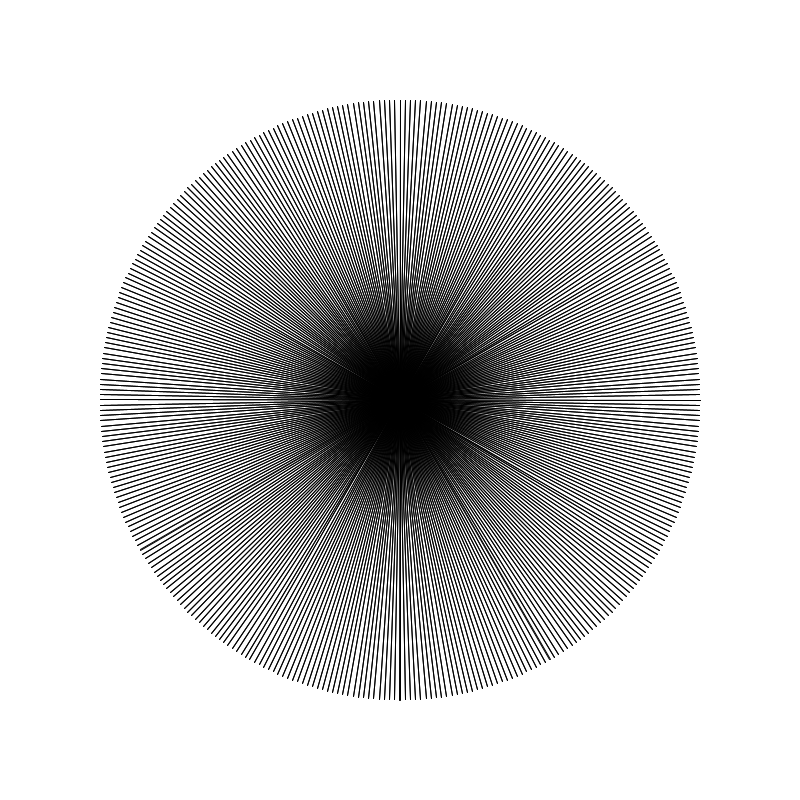
Frame 1 (no input)
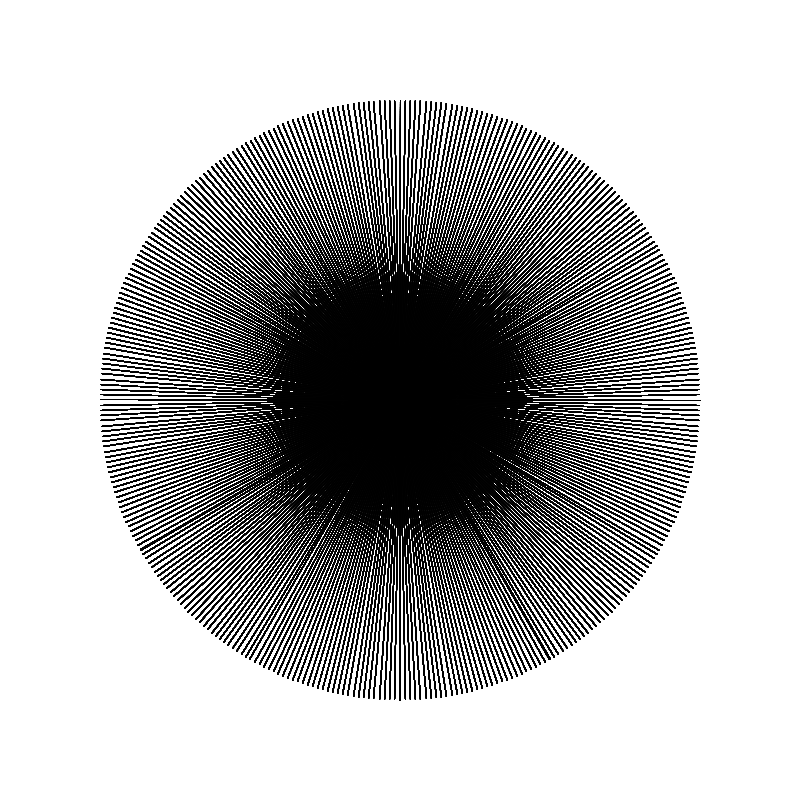
Frame 60 (the mouse pressed at the canvas centre just before this capture)
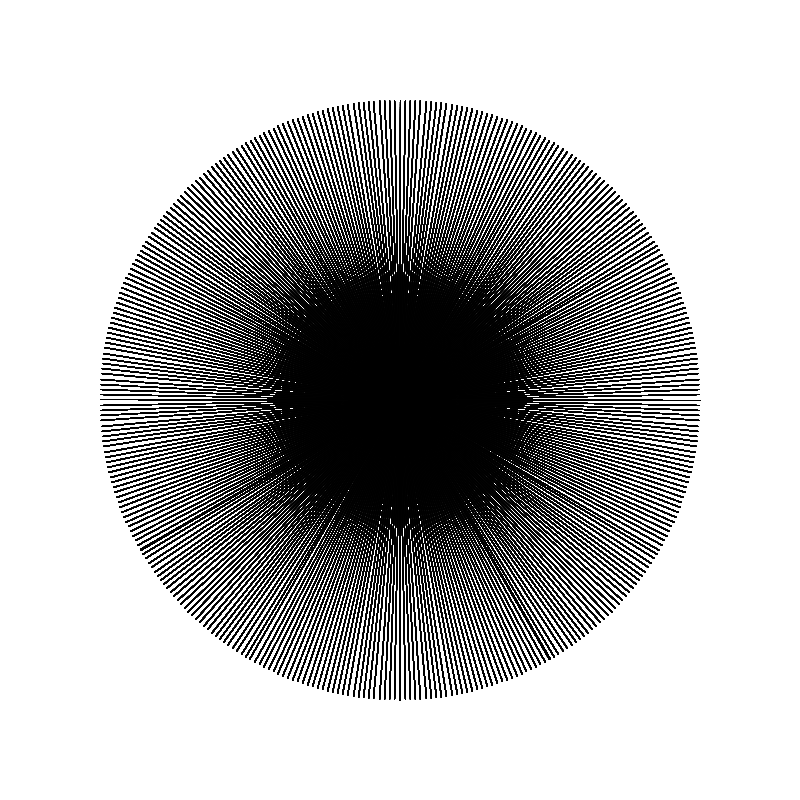
Frame 120 (the mouse held since frame 60 and released just before this capture)

The Processing sketch that drew these frames (run headless with seeded random() and noise(); from frame 60 on, the mouse is pressed at the canvas centre):

// Processing sketch: processing_69530
// ── processing_69530.pde

int radius = 300;  //What is the difference between an int and a float?

float [] xPos = new float [360];  //What are these called and what do they do?
float [] yPos = new float [360];
float [] newxPos = new float [360];
float [] newyPos = new float [360];

void setup() {        //Describe what "setup" does:
  size(800,800);      //What does this do?
  smooth();           //What does this do?
  background(255);    //What does this do?
  
  //Describe what's happening here:
  for (int i = 0; i < 360; i++) {
    int deg = i;
    float angle = radians(deg);
    xPos[i] = cos(angle) * radius;
    yPos[i] = sin(angle) * radius;
    
    deg = i + 180;
    angle = radians(deg);
    newxPos[i] = cos(angle) * radius;
    newyPos[i] = sin(angle) * radius;  

}
  
  
}

void draw() {      //Describe what "draw" does generally:

  //Describe what's happening here:
  translate(width/2, height/2);
  
  //Describe what's happening here:
  if (mousePressed == true) {
    fill(random(0, 255), random(0, 255), random(0, 255));
  } else {
    fill(255);
  }

  //Describe what's happening here:
  for (int i = 0; i < 360; i++) {
    line(xPos[i], yPos[i], newxPos[i], newyPos[i]);    
  }

}
//Describe what this sketch does:
